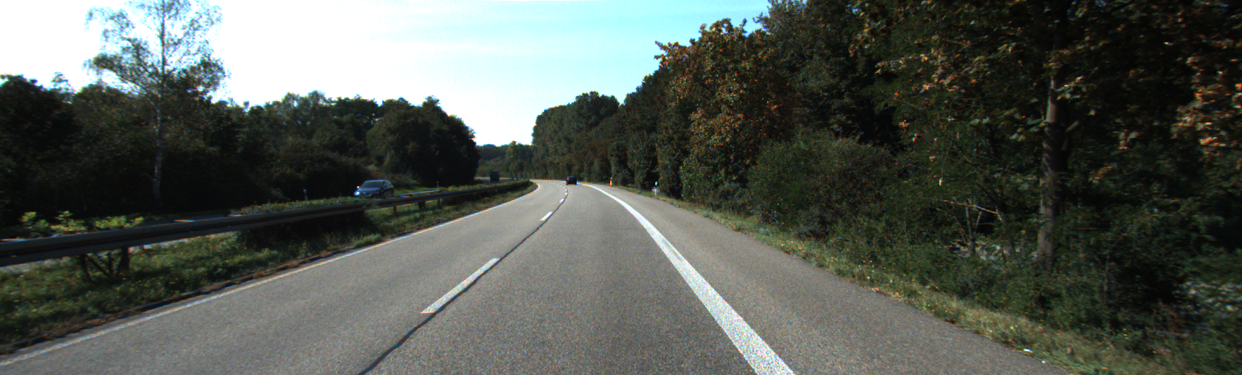
#> input picture image/img5.png, 1242 x 375 px, found by its file name
$ python lines.py
#> lines starting #> are read from the running program, lines starting #| are printed output that depends on the picture; after the words box and inside, x2 and y2 are one past the last pixel; in counts of white or black regions, pixels touching at a corner belong together
import cv2
import numpy as np
def annotate_lines(image_path):
    # Read the image
#> called with image_path = 'image/img5.png'
    image = cv2.imread(image_path)
#> image is the input picture: shape (375, 1242, 3); mean B, G, R 83.8, 90.6, 85.1

    # Convert the image to grayscale
    gray = cv2.cvtColor(image, cv2.COLOR_BGR2GRAY)
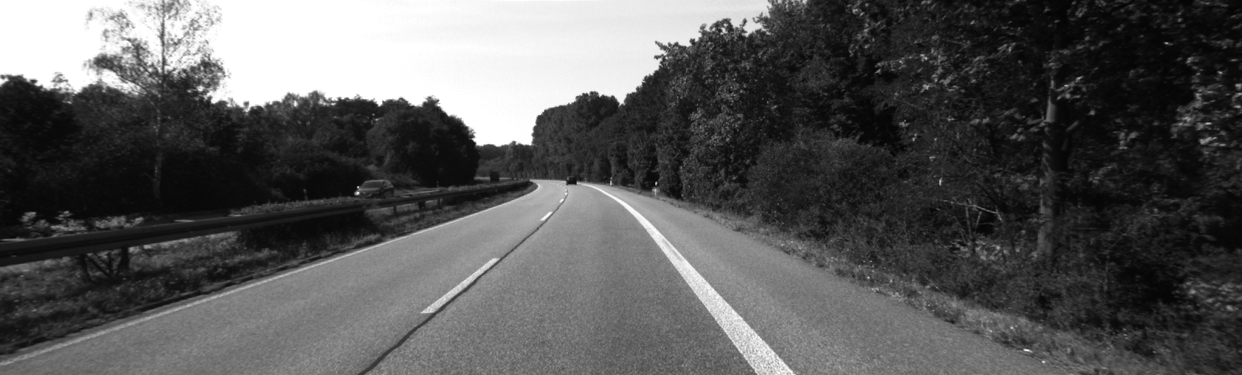
#> gray: shape (375, 1242); min 3, max 255, mean 88.2

    # Apply Gaussian blur to reduce noise
    blurred = cv2.GaussianBlur(gray, (5, 5), 0)

    # Apply Canny edge detection
    edges = cv2.Canny(blurred, 50, 150)
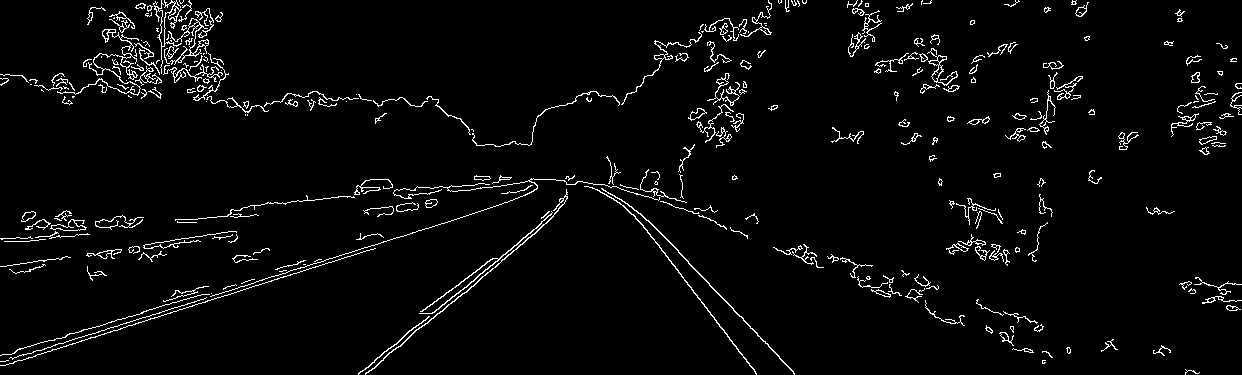
#> edges: shape (375, 1242); 3.5% white in thin lines or dots

    # Use Hough Transform to detect lines in the image
    lines = cv2.HoughLinesP(edges, 1, np.pi / 180, threshold=50, minLineLength=50, maxLineGap=5)
#> lines = 24 rows, first 6: [358, 373, 518, 243], [296, 269, 400, 236], [4, 365, 138, 322], [648, 220, 709, 283], [94, 337, 293, 273], [43, 342, 167, 304]

    # Iterate over the detected lines and annotate them
    for line in lines:
        x1, y1, x2, y2 = line[0]
        cv2.line(image, (x1, y1), (x2, y2), (0, 255, 0), 2)
#> this loop made 24 passes
#> (x1, y1, x2, y2) on passes 1 to 12: (358, 373, 518, 243), (296, 269, 400, 236), (4, 365, 138, 322), (648, 220, 709, 283), (94, 337, 293, 273), (43, 342, 167, 304), (129, 247, 235, 231), (405, 340, 504, 259), (258, 285, 374, 248), (98, 331, 253, 283), (643, 225, 756, 374), (157, 37, 210, 54)
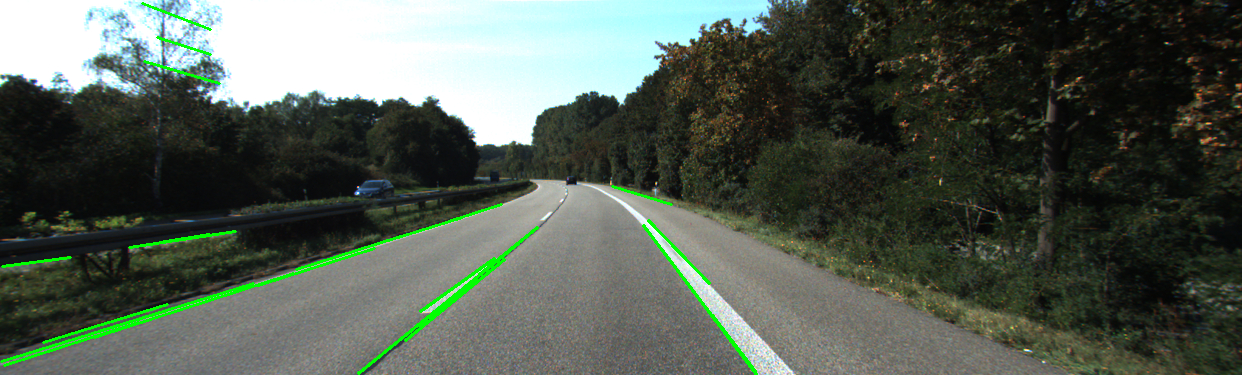
#> image: shape (375, 1242, 3); 1.44% of pixels changed, all inside (x1, y1, x2, y2) = (0, 2, 758, 375)

    # Display the annotated image
    cv2.imshow('Annotated Lines', image)
    cv2.waitKey(0)
    cv2.destroyAllWindows()

    # Replace 'your_image_path.jpg' with the path to your image
annotate_lines('image/img5.png');

$ run again, with image/img1.png copied over image/img5.png
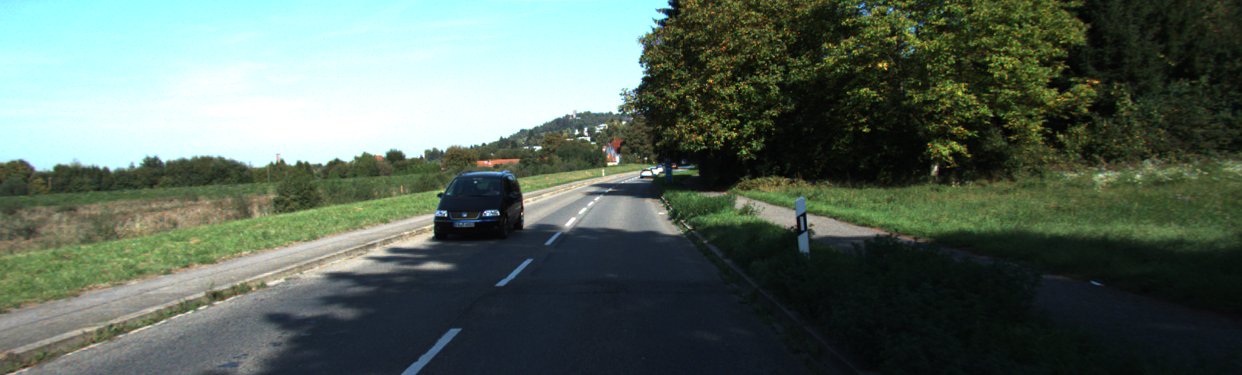
#> input picture image/img1.png, 1242 x 375 px, found by its file name
#> in annotate_lines, image is the input picture: shape (375, 1242, 3); mean B, G, R 93.4, 104.2, 89.3
#> in annotate_lines, `edges = cv2.Canny(blurred, 50, 150)`:
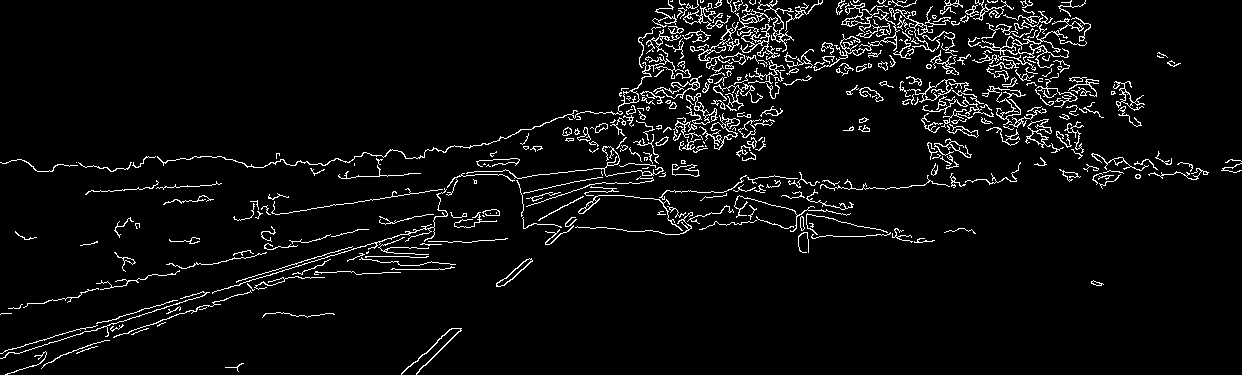
#> edges: shape (375, 1242); 4.9% white in thin lines or dots
#> lines = 20 rows, first 6: [15, 353, 204, 295], [101, 322, 203, 291], [212, 292, 416, 230], [523, 207, 598, 183], [131, 330, 197, 308], [4, 351, 80, 328]
#> the loop in annotate_lines, `for line in lines:` made 20 passes
#> after the loop in annotate_lines, `for line in lines:`:
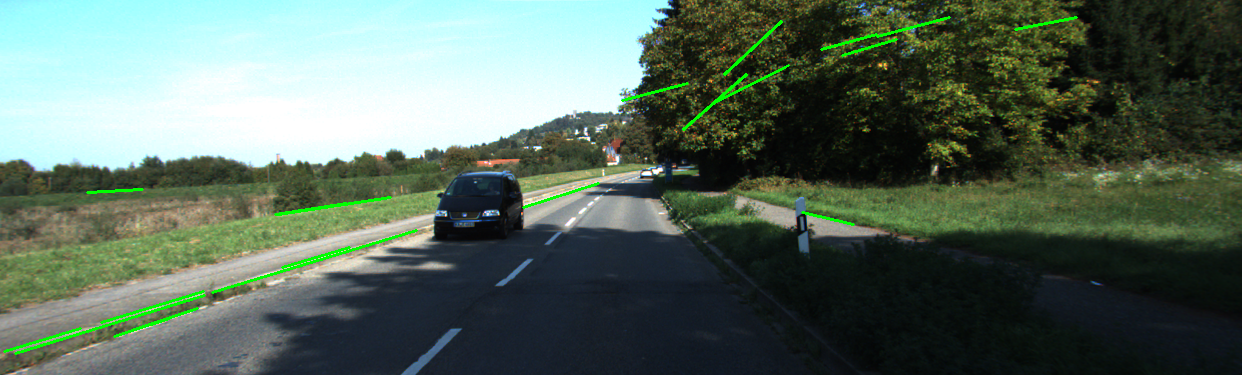
#> image: shape (375, 1242, 3); 1.02% of pixels changed, all inside (x1, y1, x2, y2) = (3, 16, 1078, 355)

$ run again, with image/img10.png copied over image/img5.png
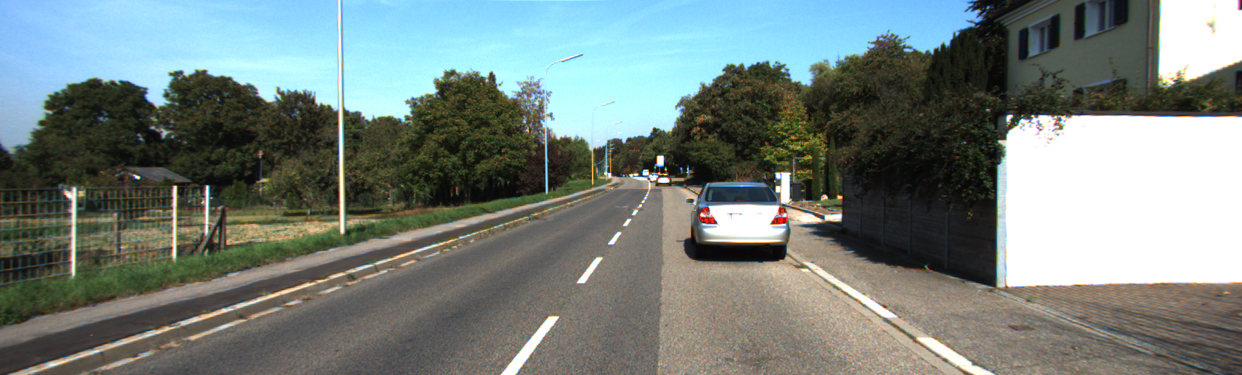
#> input picture image/img10.png, 1242 x 375 px, found by its file name
#> in annotate_lines, image is the input picture: shape (375, 1242, 3); mean B, G, R 126.3, 130, 118.4
#> in annotate_lines, `edges = cv2.Canny(blurred, 50, 150)`:
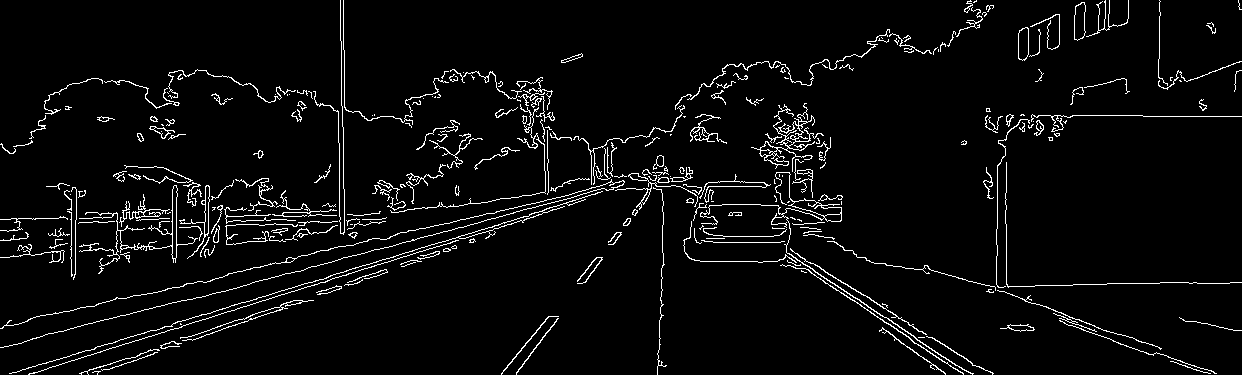
#> edges: shape (375, 1242); 4.3% white in thin lines or dots
#> lines = 44 rows, first 6: [162, 327, 549, 208], [306, 268, 389, 246], [393, 235, 445, 223], [424, 228, 571, 194], [185, 337, 239, 319], [67, 329, 188, 299]
#> the loop in annotate_lines, `for line in lines:` made 44 passes
#> after the loop in annotate_lines, `for line in lines:`:
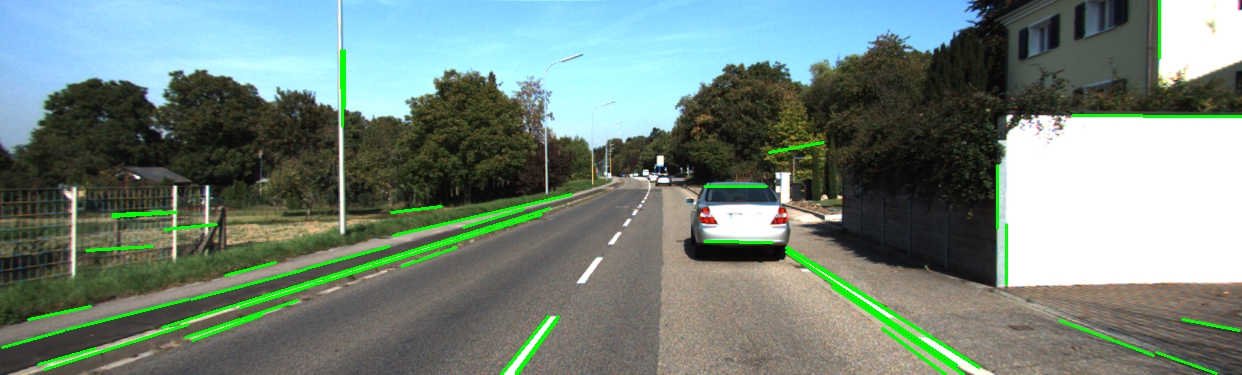
#> image: shape (375, 1242, 3); 2.54% of pixels changed, all inside (x1, y1, x2, y2) = (1, 0, 1242, 375)

$ run again, with image/img12.png copied over image/img5.png
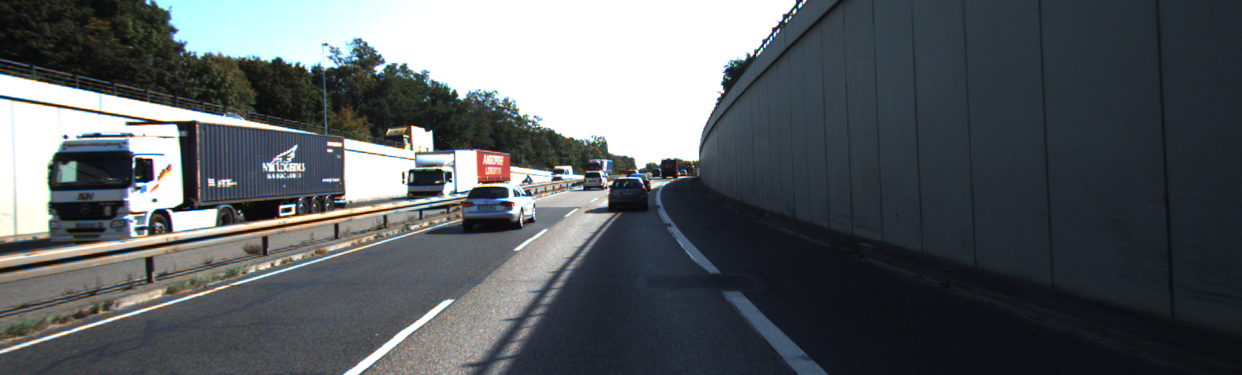
#> input picture image/img12.png, 1242 x 375 px, found by its file name
#> in annotate_lines, image is the input picture: shape (375, 1242, 3); mean B, G, R 97, 93.6, 88.2
#> in annotate_lines, `edges = cv2.Canny(blurred, 50, 150)`:
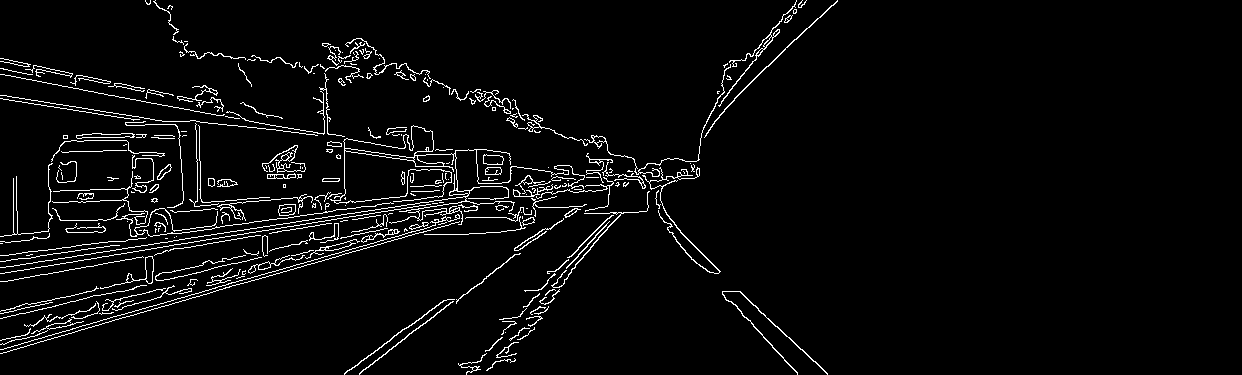
#> edges: shape (375, 1242); 3.9% white in thin lines or dots, all inside (x1, y1, x2, y2) = (0, 0, 838, 375)
#> lines = 57 rows, first 6: [116, 316, 462, 217], [0, 353, 462, 220], [212, 228, 368, 206], [24, 269, 443, 202], [44, 261, 421, 202], [502, 198, 552, 184]
#> the loop in annotate_lines, `for line in lines:` made 57 passes
#> after the loop in annotate_lines, `for line in lines:`:
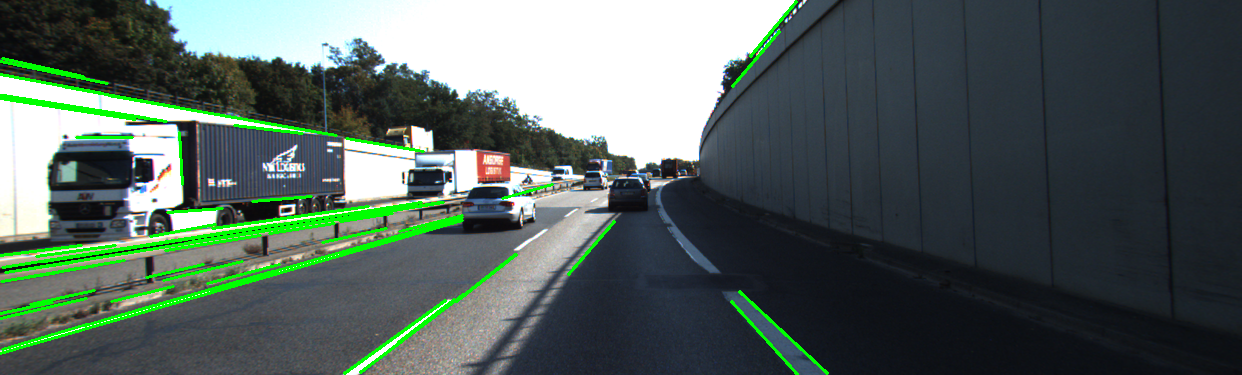
#> image: shape (375, 1242, 3); 3.47% of pixels changed, all inside (x1, y1, x2, y2) = (0, 0, 829, 375)
